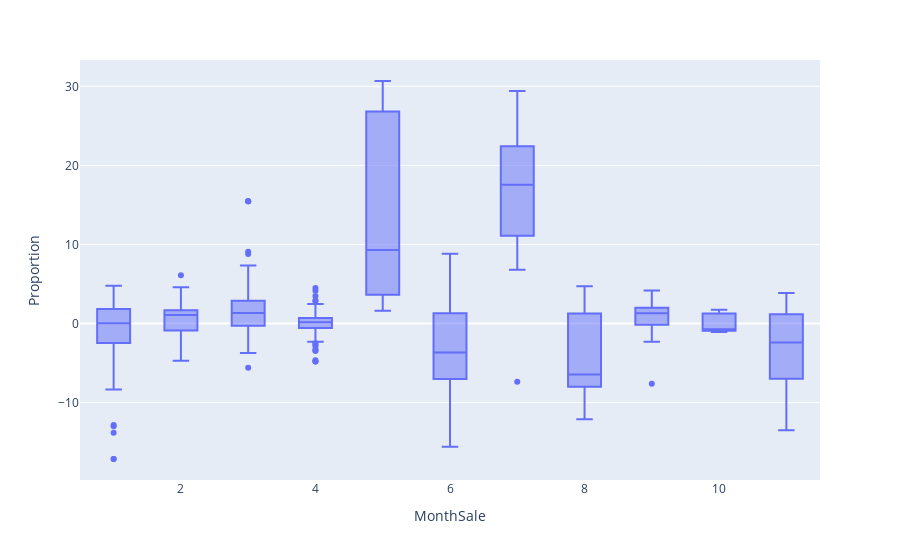

This figure's notebook cell:
### Markdown cell above
Можем судить что плотность наших пропорций находится в узком дмапозоне значений между +1,7% и - 0,9% движения цены в дальнейшем мы разберем этот фактор в проекции на временые периоды и на конкретный инструмент.
Межквартильный размах составляет уже большие движения цены между +5,3% и -4,7% движениям цены что может говорить о наличии у нас на этих уровнях либо тейков либо стопов.

Так же нельзя не заметить довольно большое количество выбросов, что может говорить как о "вредных" сделках с проскальзованием или без стопа, так и о удержании сделки с целью получения максимальной прибыли.

### Code cell
fig = px.box(traid_data,x='MonthSale', y='Proportion')
fig.show()

### Figure 1 — Plotly figure (JSON) as saved in the notebook; plotly's stock layout.template omitted (floating-point values rounded to 4 significant figures; data arrays with more than 128 entries replaced by an {"elided": "..."} marker saying what was removed)
{"data": [{"alignmentgroup": "True", "hovertemplate": "MonthSale=%{x}<br>Proportion=%{y}<extra></extra>", "legendgroup": "", "marker": {"color": "#636efa"}, "name": "", "notched": false, "offsetgroup": "", "orientation": "v", "showlegend": false, "type": "box", "x": {"elided": "396 int values"}, "x0": " ", "xaxis": "x", "y": {"elided": "396 float values"}, "y0": " ", "yaxis": "y"}], "layout": {"boxmode": "group", "legend": {"tracegroupgap": 0}, "margin": {"t": 60}, "xaxis": {"anchor": "y", "domain": [0, 1], "title": {"text": "MonthSale"}}, "yaxis": {"anchor": "x", "domain": [0, 1], "title": {"text": "Proportion"}}}}
